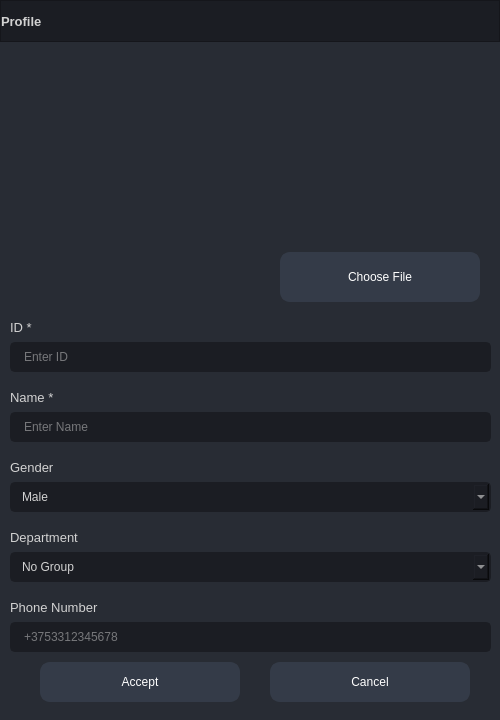
<?xml version="1.0" encoding="UTF-8"?>
<ui version="4.0">
 <class>FormProfile</class>
 <widget class="QWidget" name="FormProfile">
  <property name="geometry">
   <rect>
    <x>0</x>
    <y>0</y>
    <width>500</width>
    <height>720</height>
   </rect>
  </property>
  <property name="maximumSize">
   <size>
    <width>500</width>
    <height>720</height>
   </size>
  </property>
  <property name="font">
   <font>
    <pointsize>8</pointsize>
   </font>
  </property>
  <property name="windowTitle">
   <string>Profile</string>
  </property>
  <property name="styleSheet">
   <string notr="true">background: transparent;
color: rgb(210, 210, 210);</string>
  </property>
  <widget class="QFrame" name="frame_main">
   <property name="geometry">
    <rect>
     <x>0</x>
     <y>0</y>
     <width>500</width>
     <height>720</height>
    </rect>
   </property>
   <property name="minimumSize">
    <size>
     <width>500</width>
     <height>720</height>
    </size>
   </property>
   <property name="maximumSize">
    <size>
     <width>500</width>
     <height>16777215</height>
    </size>
   </property>
   <property name="styleSheet">
    <string notr="true">/* LINE EDIT */
QLineEdit {
	background-color: rgb(27, 29, 35);
	border-radius: 5px;
	border: 2px solid rgb(27, 29, 35);
	padding-left: 10px;
}
QLineEdit:hover {
	border: 2px solid rgb(64, 71, 88);
}
QLineEdit:focus {
	border: 2px solid rgb(91, 101, 124);
}

/* SCROLL BARS */
QScrollBar:horizontal {
    border: none;
    background: rgb(52, 59, 72);
    height: 14px;
    margin: 0px 21px 0 21px;
	border-radius: 0px;
}
QScrollBar::handle:horizontal {
    background: rgb(85, 170, 255);
    min-width: 25px;
	border-radius: 7px
}
QScrollBar::add-line:horizontal {
    border: none;
    background: rgb(55, 63, 77);
    width: 20px;
	border-top-right-radius: 7px;
    border-bottom-right-radius: 7px;
    subcontrol-position: right;
    subcontrol-origin: margin;
}
QScrollBar::sub-line:horizontal {
    border: none;
    background: rgb(55, 63, 77);
    width: 20px;
	border-top-left-radius: 7px;
    border-bottom-left-radius: 7px;
    subcontrol-position: left;
    subcontrol-origin: margin;
}
QScrollBar::up-arrow:horizontal, QScrollBar::down-arrow:horizontal
{
     background: none;
}
QScrollBar::add-page:horizontal, QScrollBar::sub-page:horizontal
{
     background: none;
}
 QScrollBar:vertical {
	border: none;
    background: rgb(52, 59, 72);
    width: 14px;
    margin: 21px 0 21px 0;
	border-radius: 0px;
 }
 QScrollBar::handle:vertical {	
	background: rgb(85, 170, 255);
    min-height: 25px;
	border-radius: 7px
 }
 QScrollBar::add-line:vertical {
     border: none;
    background: rgb(55, 63, 77);
     height: 20px;
	border-bottom-left-radius: 7px;
    border-bottom-right-radius: 7px;
     subcontrol-position: bottom;
     subcontrol-origin: margin;
 }
 QScrollBar::sub-line:vertical {
	border: none;
    background: rgb(55, 63, 77);
     height: 20px;
	border-top-left-radius: 7px;
    border-top-right-radius: 7px;
     subcontrol-position: top;
     subcontrol-origin: margin;
 }
 QScrollBar::up-arrow:vertical, QScrollBar::down-arrow:vertical {
     background: none;
 }

 QScrollBar::add-page:vertical, QScrollBar::sub-page:vertical {
     background: none;
 }

/* CHECKBOX */
QCheckBox::indicator {
    border: 3px solid rgb(52, 59, 72);
	width: 15px;
	height: 15px;
	border-radius: 10px;
    background: rgb(44, 49, 60);
}
QCheckBox::indicator:hover {
    border: 3px solid rgb(58, 66, 81);
}
QCheckBox::indicator:checked {
    background: 3px solid rgb(52, 59, 72);
	border: 3px solid rgb(52, 59, 72);	
	background-image: url(:/16x16/icons/16x16/cil-check-alt.png);
}

/* RADIO BUTTON */
QRadioButton::indicator {
    border: 3px solid rgb(52, 59, 72);
	width: 15px;
	height: 15px;
	border-radius: 10px;
    background: rgb(44, 49, 60);
}
QRadioButton::indicator:hover {
    border: 3px solid rgb(58, 66, 81);
}
QRadioButton::indicator:checked {
    background: 3px solid rgb(94, 106, 130);
	border: 3px solid rgb(52, 59, 72);	
}

/* COMBOBOX */
QComboBox{
	background-color: rgb(27, 29, 35);
	border-radius: 5px;
	border: 2px solid rgb(27, 29, 35);
	padding: 5px;
	padding-left: 10px;
}
QComboBox:hover{
	border: 2px solid rgb(64, 71, 88);
}
QComboBox::drop-down {
	subcontrol-origin: padding;
	subcontrol-position: top right;
	width: 25px; 
	border-left-width: 3px;
	border-left-color: rgba(39, 44, 54, 150);
	border-left-style: solid;
	border-top-right-radius: 3px;
	border-bottom-right-radius: 3px;	
	background-image: url(:/16x16/icons/16x16/cil-arrow-bottom.png);
	background-position: center;
	background-repeat: no-reperat;
 }
QComboBox QAbstractItemView {
	color: rgb(85, 170, 255);	
	background-color: rgb(27, 29, 35);
	padding: 10px;
	selection-background-color: rgb(39, 44, 54);
}

/* SLIDERS */
QSlider::groove:horizontal {
    border-radius: 9px;
    height: 18px;
	margin: 0px;
	background-color: rgb(52, 59, 72);
}
QSlider::groove:horizontal:hover {
	background-color: rgb(55, 62, 76);
}
QSlider::handle:horizontal {
    background-color: rgb(85, 170, 255);
    border: none;
    height: 18px;
    width: 18px;
    margin: 0px;
	border-radius: 9px;
}
QSlider::handle:horizontal:hover {
    background-color: rgb(105, 180, 255);
}
QSlider::handle:horizontal:pressed {
    background-color: rgb(65, 130, 195);
}

QSlider::groove:vertical {
    border-radius: 9px;
    width: 18px;
    margin: 0px;
	background-color: rgb(52, 59, 72);
}
QSlider::groove:vertical:hover {
	background-color: rgb(55, 62, 76);
}
QSlider::handle:vertical {
    background-color: rgb(85, 170, 255);
	border: none;
    height: 18px;
    width: 18px;
    margin: 0px;
	border-radius: 9px;
}
QSlider::handle:vertical:hover {
    background-color: rgb(105, 180, 255);
}
QSlider::handle:vertical:pressed {
    background-color: rgb(65, 130, 195);
}

</string>
   </property>
   <property name="frameShape">
    <enum>QFrame::NoFrame</enum>
   </property>
   <property name="frameShadow">
    <enum>QFrame::Raised</enum>
   </property>
   <layout class="QVBoxLayout" name="verticalLayout" stretch="0,0">
    <property name="spacing">
     <number>0</number>
    </property>
    <property name="leftMargin">
     <number>0</number>
    </property>
    <property name="topMargin">
     <number>0</number>
    </property>
    <property name="rightMargin">
     <number>0</number>
    </property>
    <property name="bottomMargin">
     <number>0</number>
    </property>
    <item>
     <widget class="QFrame" name="frame_header">
      <property name="minimumSize">
       <size>
        <width>500</width>
        <height>42</height>
       </size>
      </property>
      <property name="maximumSize">
       <size>
        <width>500</width>
        <height>42</height>
       </size>
      </property>
      <property name="styleSheet">
       <string notr="true">background-color: rgb(27, 29, 35);</string>
      </property>
      <property name="frameShape">
       <enum>QFrame::StyledPanel</enum>
      </property>
      <property name="frameShadow">
       <enum>QFrame::Raised</enum>
      </property>
      <layout class="QHBoxLayout" name="horizontalLayout">
       <property name="spacing">
        <number>0</number>
       </property>
       <property name="leftMargin">
        <number>0</number>
       </property>
       <property name="topMargin">
        <number>0</number>
       </property>
       <property name="rightMargin">
        <number>0</number>
       </property>
       <property name="bottomMargin">
        <number>0</number>
       </property>
       <item>
        <widget class="QLabel" name="label_title">
         <property name="font">
          <font>
           <family>Segoe UI</family>
           <pointsize>10</pointsize>
           <weight>75</weight>
           <bold>true</bold>
          </font>
         </property>
         <property name="text">
          <string>Profile</string>
         </property>
         <property name="margin">
          <number>10</number>
         </property>
        </widget>
       </item>
       <item>
        <widget class="QFrame" name="frame_system_buttons">
         <property name="sizePolicy">
          <sizepolicy hsizetype="Expanding" vsizetype="Preferred">
           <horstretch>0</horstretch>
           <verstretch>0</verstretch>
          </sizepolicy>
         </property>
         <property name="minimumSize">
          <size>
           <width>40</width>
           <height>0</height>
          </size>
         </property>
         <property name="maximumSize">
          <size>
           <width>40</width>
           <height>16777215</height>
          </size>
         </property>
         <property name="frameShape">
          <enum>QFrame::NoFrame</enum>
         </property>
         <property name="frameShadow">
          <enum>QFrame::Raised</enum>
         </property>
         <layout class="QHBoxLayout" name="horizontalLayout_5">
          <property name="spacing">
           <number>0</number>
          </property>
          <property name="leftMargin">
           <number>0</number>
          </property>
          <property name="topMargin">
           <number>0</number>
          </property>
          <property name="rightMargin">
           <number>0</number>
          </property>
          <property name="bottomMargin">
           <number>0</number>
          </property>
          <item>
           <widget class="QPushButton" name="button_close">
            <property name="sizePolicy">
             <sizepolicy hsizetype="Minimum" vsizetype="Expanding">
              <horstretch>0</horstretch>
              <verstretch>0</verstretch>
             </sizepolicy>
            </property>
            <property name="minimumSize">
             <size>
              <width>40</width>
              <height>0</height>
             </size>
            </property>
            <property name="maximumSize">
             <size>
              <width>40</width>
              <height>16777215</height>
             </size>
            </property>
            <property name="toolTip">
             <string>Close</string>
            </property>
            <property name="styleSheet">
             <string notr="true">QPushButton {	
	border: none;
	background-color: transparent;
}
QPushButton:hover {
	background-color: rgb(52, 59, 72);
}
QPushButton:pressed {	
	background-color: rgb(85, 170, 255);
}</string>
            </property>
            <property name="text">
             <string/>
            </property>
            <property name="icon">
             <iconset resource="files.qrc">
              <normaloff>:/20x20/data/resources/icons/20x20/cil-x.png</normaloff>:/20x20/data/resources/icons/20x20/cil-x.png</iconset>
            </property>
           </widget>
          </item>
         </layout>
        </widget>
       </item>
      </layout>
     </widget>
    </item>
    <item>
     <widget class="QFrame" name="frame_contains">
      <property name="minimumSize">
       <size>
        <width>500</width>
        <height>678</height>
       </size>
      </property>
      <property name="maximumSize">
       <size>
        <width>500</width>
        <height>678</height>
       </size>
      </property>
      <property name="styleSheet">
       <string notr="true">background-color: rgb(40, 44, 52);</string>
      </property>
      <property name="frameShape">
       <enum>QFrame::NoFrame</enum>
      </property>
      <property name="frameShadow">
       <enum>QFrame::Raised</enum>
      </property>
      <widget class="QLabel" name="label_photo">
       <property name="geometry">
        <rect>
         <x>10</x>
         <y>10</y>
         <width>250</width>
         <height>250</height>
        </rect>
       </property>
       <property name="text">
        <string/>
       </property>
       <property name="pixmap">
        <pixmap>data/resources/icons/photo.png</pixmap>
       </property>
       <property name="scaledContents">
        <bool>true</bool>
       </property>
      </widget>
      <widget class="QLabel" name="label_id">
       <property name="geometry">
        <rect>
         <x>10</x>
         <y>270</y>
         <width>55</width>
         <height>31</height>
        </rect>
       </property>
       <property name="font">
        <font>
         <family>Segoe UI</family>
         <pointsize>10</pointsize>
        </font>
       </property>
       <property name="text">
        <string>ID *</string>
       </property>
       <property name="alignment">
        <set>Qt::AlignLeading|Qt::AlignLeft|Qt::AlignVCenter</set>
       </property>
       <property name="margin">
        <number>5</number>
       </property>
      </widget>
      <widget class="QLabel" name="label_name">
       <property name="geometry">
        <rect>
         <x>10</x>
         <y>340</y>
         <width>91</width>
         <height>31</height>
        </rect>
       </property>
       <property name="font">
        <font>
         <family>Segoe UI</family>
         <pointsize>10</pointsize>
        </font>
       </property>
       <property name="text">
        <string>Name *</string>
       </property>
       <property name="alignment">
        <set>Qt::AlignLeading|Qt::AlignLeft|Qt::AlignVCenter</set>
       </property>
       <property name="margin">
        <number>5</number>
       </property>
      </widget>
      <widget class="QLabel" name="label_gender">
       <property name="geometry">
        <rect>
         <x>10</x>
         <y>410</y>
         <width>81</width>
         <height>31</height>
        </rect>
       </property>
       <property name="font">
        <font>
         <family>Segoe UI</family>
         <pointsize>10</pointsize>
        </font>
       </property>
       <property name="text">
        <string>Gender</string>
       </property>
       <property name="alignment">
        <set>Qt::AlignLeading|Qt::AlignLeft|Qt::AlignVCenter</set>
       </property>
       <property name="margin">
        <number>5</number>
       </property>
      </widget>
      <widget class="QComboBox" name="comboBox_gender">
       <property name="geometry">
        <rect>
         <x>10</x>
         <y>440</y>
         <width>481</width>
         <height>30</height>
        </rect>
       </property>
       <property name="font">
        <font>
         <family>Segoe UI</family>
         <pointsize>9</pointsize>
        </font>
       </property>
       <property name="autoFillBackground">
        <bool>false</bool>
       </property>
       <property name="styleSheet">
        <string notr="true">QComboBox{
	background-color: rgb(27, 29, 35);
	border-radius: 5px;
	border: 2px solid rgb(27, 29, 35);
	padding: 5px;
	padding-left: 10px;
}
QComboBox:hover{
	border: 2px solid rgb(64, 71, 88);
}
QComboBox QAbstractItemView {
	color: rgb(85, 170, 255);	
	background-color: rgb(27, 29, 35);
	padding: 10px;
	selection-background-color: rgb(39, 44, 54);
}</string>
       </property>
       <property name="iconSize">
        <size>
         <width>16</width>
         <height>16</height>
        </size>
       </property>
       <property name="frame">
        <bool>true</bool>
       </property>
       <item>
        <property name="text">
         <string>Male</string>
        </property>
       </item>
       <item>
        <property name="text">
         <string>Female</string>
        </property>
       </item>
      </widget>
      <widget class="QLineEdit" name="lineEdit_id">
       <property name="geometry">
        <rect>
         <x>10</x>
         <y>300</y>
         <width>481</width>
         <height>30</height>
        </rect>
       </property>
       <property name="minimumSize">
        <size>
         <width>0</width>
         <height>30</height>
        </size>
       </property>
       <property name="font">
        <font>
         <family>Segoe UI</family>
         <pointsize>9</pointsize>
        </font>
       </property>
       <property name="styleSheet">
        <string notr="true">QLineEdit {
	background-color: rgb(27, 29, 35);
	border-radius: 5px;
	border: 2px solid rgb(27, 29, 35);
	padding-left: 10px;
}
QLineEdit:hover {
	border: 2px solid rgb(64, 71, 88);
}
QLineEdit:focus {
	border: 2px solid rgb(91, 101, 124);
}</string>
       </property>
       <property name="maxLength">
        <number>32</number>
       </property>
       <property name="placeholderText">
        <string>Enter ID</string>
       </property>
      </widget>
      <widget class="QLineEdit" name="lineEdit_name">
       <property name="geometry">
        <rect>
         <x>10</x>
         <y>370</y>
         <width>481</width>
         <height>30</height>
        </rect>
       </property>
       <property name="minimumSize">
        <size>
         <width>0</width>
         <height>30</height>
        </size>
       </property>
       <property name="font">
        <font>
         <family>Segoe UI</family>
         <pointsize>9</pointsize>
        </font>
       </property>
       <property name="styleSheet">
        <string notr="true">QLineEdit {
	background-color: rgb(27, 29, 35);
	border-radius: 5px;
	border: 2px solid rgb(27, 29, 35);
	padding-left: 10px;
}
QLineEdit:hover {
	border: 2px solid rgb(64, 71, 88);
}
QLineEdit:focus {
	border: 2px solid rgb(91, 101, 124);
}</string>
       </property>
       <property name="maxLength">
        <number>32</number>
       </property>
       <property name="placeholderText">
        <string>Enter Name</string>
       </property>
      </widget>
      <widget class="QLabel" name="label_department">
       <property name="geometry">
        <rect>
         <x>10</x>
         <y>480</y>
         <width>121</width>
         <height>31</height>
        </rect>
       </property>
       <property name="font">
        <font>
         <family>Segoe UI</family>
         <pointsize>10</pointsize>
        </font>
       </property>
       <property name="text">
        <string>Department</string>
       </property>
       <property name="alignment">
        <set>Qt::AlignLeading|Qt::AlignLeft|Qt::AlignVCenter</set>
       </property>
       <property name="margin">
        <number>5</number>
       </property>
      </widget>
      <widget class="QComboBox" name="comboBox_department">
       <property name="geometry">
        <rect>
         <x>10</x>
         <y>510</y>
         <width>481</width>
         <height>30</height>
        </rect>
       </property>
       <property name="font">
        <font>
         <family>Segoe UI</family>
         <pointsize>9</pointsize>
        </font>
       </property>
       <property name="autoFillBackground">
        <bool>false</bool>
       </property>
       <property name="styleSheet">
        <string notr="true">QComboBox{
	background-color: rgb(27, 29, 35);
	border-radius: 5px;
	border: 2px solid rgb(27, 29, 35);
	padding: 5px;
	padding-left: 10px;
}
QComboBox:hover{
	border: 2px solid rgb(64, 71, 88);
}
QComboBox QAbstractItemView {
	color: rgb(85, 170, 255);	
	background-color: rgb(27, 29, 35);
	padding: 10px;
	selection-background-color: rgb(39, 44, 54);
}</string>
       </property>
       <property name="iconSize">
        <size>
         <width>16</width>
         <height>16</height>
        </size>
       </property>
       <property name="frame">
        <bool>true</bool>
       </property>
       <item>
        <property name="text">
         <string>No Group</string>
        </property>
       </item>
      </widget>
      <widget class="QPushButton" name="button_choose_file">
       <property name="geometry">
        <rect>
         <x>280</x>
         <y>210</y>
         <width>200</width>
         <height>50</height>
        </rect>
       </property>
       <property name="font">
        <font>
         <family>Segoe UI</family>
         <pointsize>9</pointsize>
        </font>
       </property>
       <property name="styleSheet">
        <string notr="true">QPushButton {
	border: 2px solid rgb(52, 59, 72);
	border-radius: 10px;	
	background-color: rgb(52, 59, 72);
	color: rgb(255, 255, 255);
}
QPushButton:hover {
	background-color: rgb(57, 65, 80);
	color: rgb(227, 227, 227);
	border: 2px solid rgb(61, 70, 86);
}
QPushButton:pressed {	
	background-color: rgb(35, 40, 49);
	color: rgb(255, 255, 255);
	border: 2px solid rgb(43, 50, 61);
}</string>
       </property>
       <property name="text">
        <string>Choose File</string>
       </property>
       <property name="icon">
        <iconset resource="files.qrc">
         <normaloff>:/24x24/data/resources/icons/24x24/cil-image1.png</normaloff>:/24x24/data/resources/icons/24x24/cil-image1.png</iconset>
       </property>
       <property name="iconSize">
        <size>
         <width>40</width>
         <height>40</height>
        </size>
       </property>
      </widget>
      <widget class="QLabel" name="label_phonenumber">
       <property name="geometry">
        <rect>
         <x>10</x>
         <y>550</y>
         <width>141</width>
         <height>31</height>
        </rect>
       </property>
       <property name="font">
        <font>
         <family>Segoe UI</family>
         <pointsize>10</pointsize>
        </font>
       </property>
       <property name="text">
        <string>Phone Number</string>
       </property>
       <property name="alignment">
        <set>Qt::AlignLeading|Qt::AlignLeft|Qt::AlignVCenter</set>
       </property>
       <property name="margin">
        <number>5</number>
       </property>
      </widget>
      <widget class="QLineEdit" name="lineEdit_name_2">
       <property name="geometry">
        <rect>
         <x>10</x>
         <y>580</y>
         <width>481</width>
         <height>30</height>
        </rect>
       </property>
       <property name="minimumSize">
        <size>
         <width>0</width>
         <height>30</height>
        </size>
       </property>
       <property name="font">
        <font>
         <family>Segoe UI</family>
         <pointsize>9</pointsize>
        </font>
       </property>
       <property name="styleSheet">
        <string notr="true">QLineEdit {
	background-color: rgb(27, 29, 35);
	border-radius: 5px;
	border: 2px solid rgb(27, 29, 35);
	padding-left: 10px;
}
QLineEdit:hover {
	border: 2px solid rgb(64, 71, 88);
}
QLineEdit:focus {
	border: 2px solid rgb(91, 101, 124);
}</string>
       </property>
       <property name="placeholderText">
        <string>+3753312345678</string>
       </property>
      </widget>
      <widget class="QPushButton" name="button_accept">
       <property name="geometry">
        <rect>
         <x>40</x>
         <y>620</y>
         <width>200</width>
         <height>40</height>
        </rect>
       </property>
       <property name="font">
        <font>
         <family>Segoe UI</family>
         <pointsize>9</pointsize>
        </font>
       </property>
       <property name="styleSheet">
        <string notr="true">QPushButton {
	border: 2px solid rgb(52, 59, 72);
	border-radius: 10px;	
	background-color: rgb(52, 59, 72);
	color: rgb(255, 255, 255);
}
QPushButton:hover {
	background-color: rgb(57, 65, 80);
	color: rgb(227, 227, 227);
	border: 2px solid rgb(61, 70, 86);
}
QPushButton:pressed {	
	background-color: rgb(35, 40, 49);
	color: rgb(255, 255, 255);
	border: 2px solid rgb(43, 50, 61);
}</string>
       </property>
       <property name="text">
        <string>Accept</string>
       </property>
       <property name="iconSize">
        <size>
         <width>40</width>
         <height>40</height>
        </size>
       </property>
      </widget>
      <widget class="QPushButton" name="button_cancel">
       <property name="geometry">
        <rect>
         <x>270</x>
         <y>620</y>
         <width>200</width>
         <height>40</height>
        </rect>
       </property>
       <property name="font">
        <font>
         <family>Segoe UI</family>
         <pointsize>9</pointsize>
        </font>
       </property>
       <property name="styleSheet">
        <string notr="true">QPushButton {
	border: 2px solid rgb(52, 59, 72);
	border-radius: 10px;	
	background-color: rgb(52, 59, 72);
	color: rgb(255, 255, 255);
}
QPushButton:hover {
	background-color: rgb(57, 65, 80);
	color: rgb(227, 227, 227);
	border: 2px solid rgb(61, 70, 86);
}
QPushButton:pressed {	
	background-color: rgb(35, 40, 49);
	color: rgb(255, 255, 255);
	border: 2px solid rgb(43, 50, 61);
}</string>
       </property>
       <property name="text">
        <string>Cancel</string>
       </property>
       <property name="iconSize">
        <size>
         <width>40</width>
         <height>40</height>
        </size>
       </property>
      </widget>
     </widget>
    </item>
   </layout>
  </widget>
 </widget>
 <resources>
  <include location="files.qrc"/>
 </resources>
 <connections/>
</ui>
